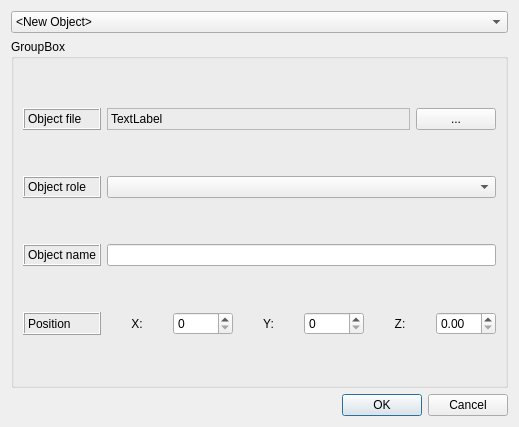
<?xml version="1.0" encoding="UTF-8"?>
<ui version="4.0">
 <class>MapObjectDialog</class>
 <widget class="QDialog" name="MapObjectDialog">
  <property name="geometry">
   <rect>
    <x>0</x>
    <y>0</y>
    <width>519</width>
    <height>427</height>
   </rect>
  </property>
  <property name="windowTitle">
   <string>Dialog</string>
  </property>
  <layout class="QVBoxLayout" name="verticalLayout">
   <item>
    <widget class="QComboBox" name="ObjectSelectBox">
     <item>
      <property name="text">
       <string>&lt;New Object&gt;</string>
      </property>
     </item>
    </widget>
   </item>
   <item>
    <widget class="QGroupBox" name="ObjectGroupBox">
     <property name="title">
      <string>GroupBox</string>
     </property>
     <layout class="QGridLayout" name="gridLayout">
      <item row="0" column="0">
       <widget class="QLabel" name="ObjectFileLabel">
        <property name="frameShape">
         <enum>QFrame::Box</enum>
        </property>
        <property name="frameShadow">
         <enum>QFrame::Raised</enum>
        </property>
        <property name="text">
         <string>Object file</string>
        </property>
       </widget>
      </item>
      <item row="2" column="0">
       <widget class="QLabel" name="ObjectRoleLabel">
        <property name="frameShape">
         <enum>QFrame::Box</enum>
        </property>
        <property name="frameShadow">
         <enum>QFrame::Raised</enum>
        </property>
        <property name="text">
         <string>Object role</string>
        </property>
       </widget>
      </item>
      <item row="3" column="0">
       <widget class="QLabel" name="TooltipLabel">
        <property name="frameShape">
         <enum>QFrame::Box</enum>
        </property>
        <property name="frameShadow">
         <enum>QFrame::Raised</enum>
        </property>
        <property name="text">
         <string>Object name</string>
        </property>
       </widget>
      </item>
      <item row="6" column="0">
       <widget class="QLabel" name="XLabel">
        <property name="frameShape">
         <enum>QFrame::Box</enum>
        </property>
        <property name="frameShadow">
         <enum>QFrame::Raised</enum>
        </property>
        <property name="text">
         <string>Position</string>
        </property>
       </widget>
      </item>
      <item row="6" column="2">
       <widget class="QSpinBox" name="XSpinBox"/>
      </item>
      <item row="3" column="1" colspan="6">
       <widget class="QLineEdit" name="TooltipLineEdit"/>
      </item>
      <item row="2" column="1" colspan="6">
       <widget class="QComboBox" name="ObjectRoleBox"/>
      </item>
      <item row="0" column="1" colspan="6">
       <layout class="QHBoxLayout" name="horizontalLayout" stretch="10,0">
        <item>
         <widget class="QLabel" name="ObjectFilePathLabel">
          <property name="frameShape">
           <enum>QFrame::StyledPanel</enum>
          </property>
          <property name="frameShadow">
           <enum>QFrame::Sunken</enum>
          </property>
          <property name="text">
           <string>TextLabel</string>
          </property>
         </widget>
        </item>
        <item>
         <widget class="QPushButton" name="BrowseObjectFileButton">
          <property name="text">
           <string>...</string>
          </property>
         </widget>
        </item>
       </layout>
      </item>
      <item row="6" column="3">
       <widget class="QLabel" name="YLabel">
        <property name="text">
         <string>Y:</string>
        </property>
        <property name="alignment">
         <set>Qt::AlignCenter</set>
        </property>
       </widget>
      </item>
      <item row="6" column="4">
       <widget class="QSpinBox" name="YSpinBox"/>
      </item>
      <item row="6" column="5">
       <widget class="QLabel" name="ZLabel">
        <property name="text">
         <string>Z:</string>
        </property>
        <property name="alignment">
         <set>Qt::AlignCenter</set>
        </property>
       </widget>
      </item>
      <item row="6" column="6">
       <widget class="QDoubleSpinBox" name="ZSpinBox"/>
      </item>
      <item row="6" column="1">
       <widget class="QLabel" name="label">
        <property name="text">
         <string>X:</string>
        </property>
        <property name="alignment">
         <set>Qt::AlignCenter</set>
        </property>
       </widget>
      </item>
     </layout>
    </widget>
   </item>
   <item>
    <widget class="QDialogButtonBox" name="buttonBox">
     <property name="orientation">
      <enum>Qt::Horizontal</enum>
     </property>
     <property name="standardButtons">
      <set>QDialogButtonBox::Cancel|QDialogButtonBox::Ok</set>
     </property>
    </widget>
   </item>
  </layout>
 </widget>
 <resources/>
 <connections>
  <connection>
   <sender>buttonBox</sender>
   <signal>accepted()</signal>
   <receiver>MapObjectDialog</receiver>
   <slot>accept()</slot>
   <hints>
    <hint type="sourcelabel">
     <x>248</x>
     <y>254</y>
    </hint>
    <hint type="destinationlabel">
     <x>157</x>
     <y>274</y>
    </hint>
   </hints>
  </connection>
  <connection>
   <sender>buttonBox</sender>
   <signal>rejected()</signal>
   <receiver>MapObjectDialog</receiver>
   <slot>reject()</slot>
   <hints>
    <hint type="sourcelabel">
     <x>316</x>
     <y>260</y>
    </hint>
    <hint type="destinationlabel">
     <x>286</x>
     <y>274</y>
    </hint>
   </hints>
  </connection>
 </connections>
</ui>
